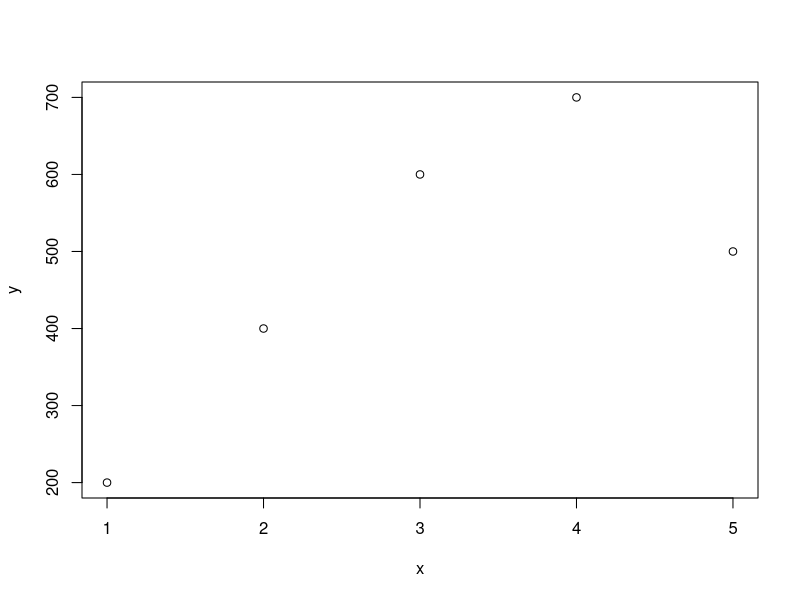
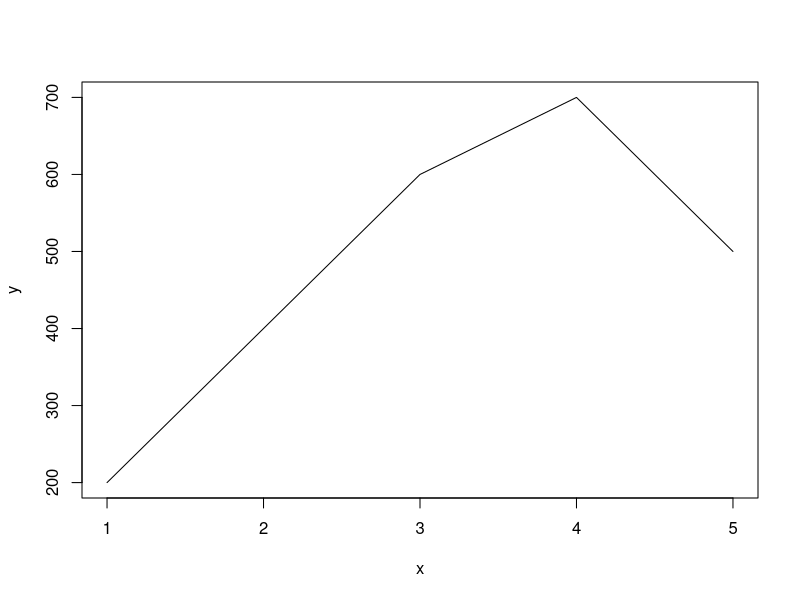
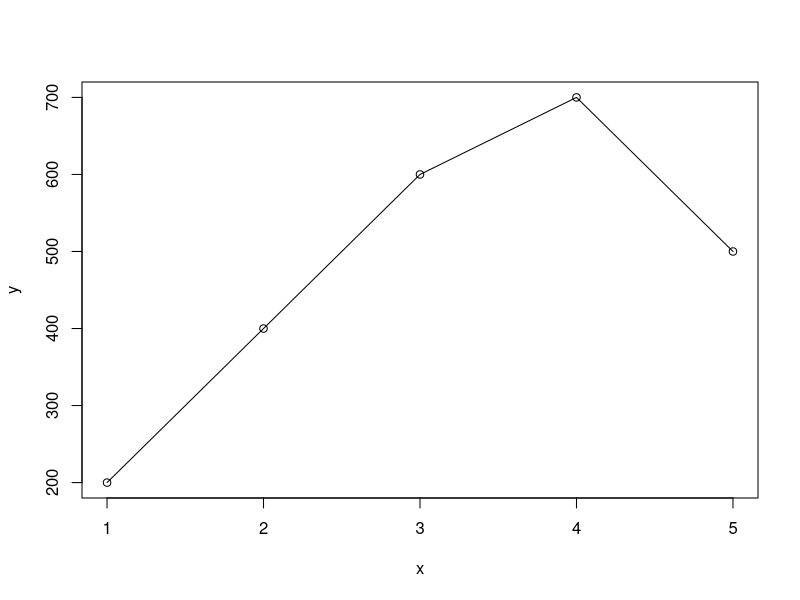
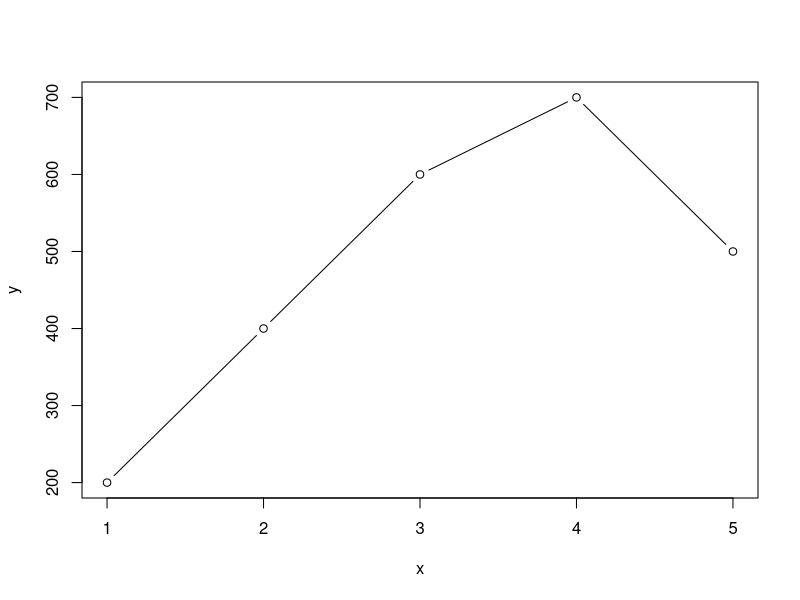
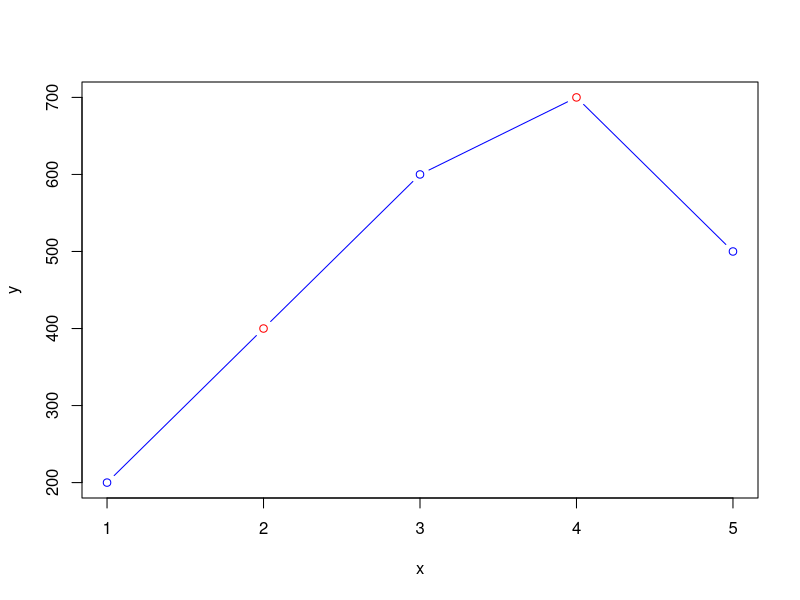
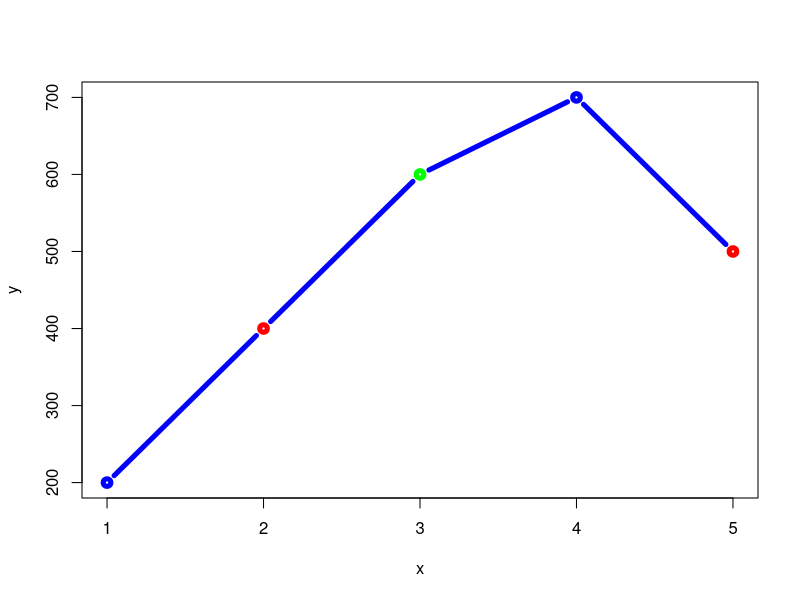
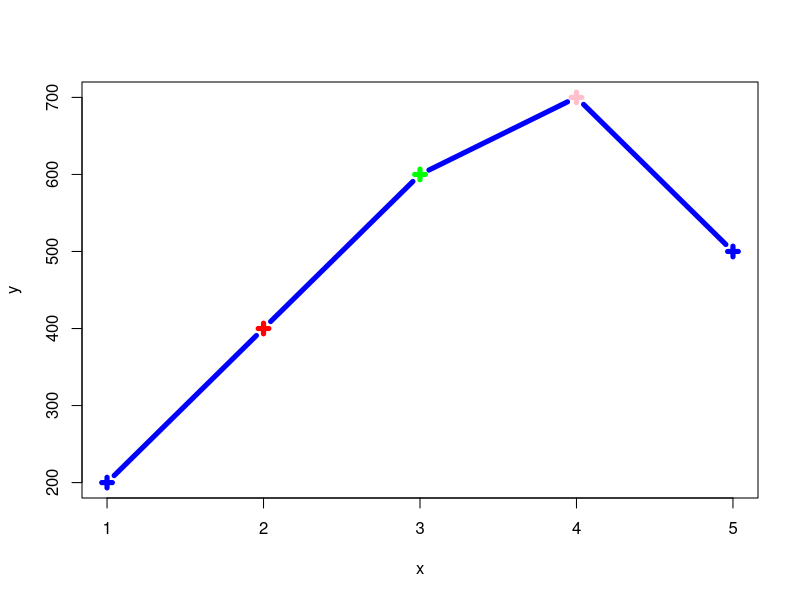
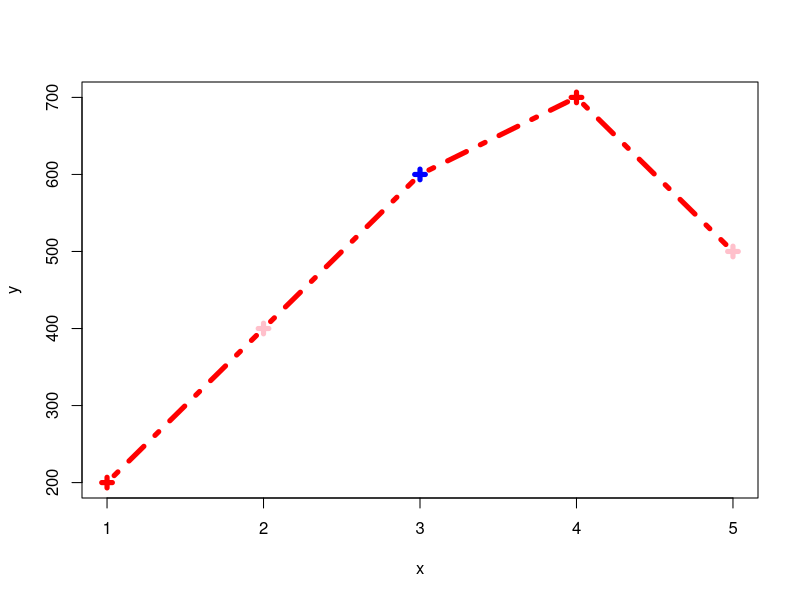

Write the R code that produced these figures, in order.
x <- c(1,2,3,4,5)
y <- c(200,400,600,700,500)
plot(x,y)

#type("l") is used for line plot
#type("o") is used for scatter plot + line plot whti some line cutting the Point
#type("b") is used for scatter plot + line plot whti some line not cutting the Point
plot(x,y,type = "l")
plot(x,y,type = "o")
plot(x,y,type = "b")

plot(x,y,type = "b" , col=c("blue","red"))

#lwd is used to change the width of the line
plot(x,y,type = "b" , col=c("blue","red","green"), lwd = 5)


#pch is used to change the point type
plot(x,y,type = "b" , col=c("blue","red","green","pink") , lwd = 5 , pch=3)

#lty is used to make dashed lines
plot(x,y, type="b" , col=c("red","pink","blue") , lwd = 5 , pch = 3 , lty = 10) 

  